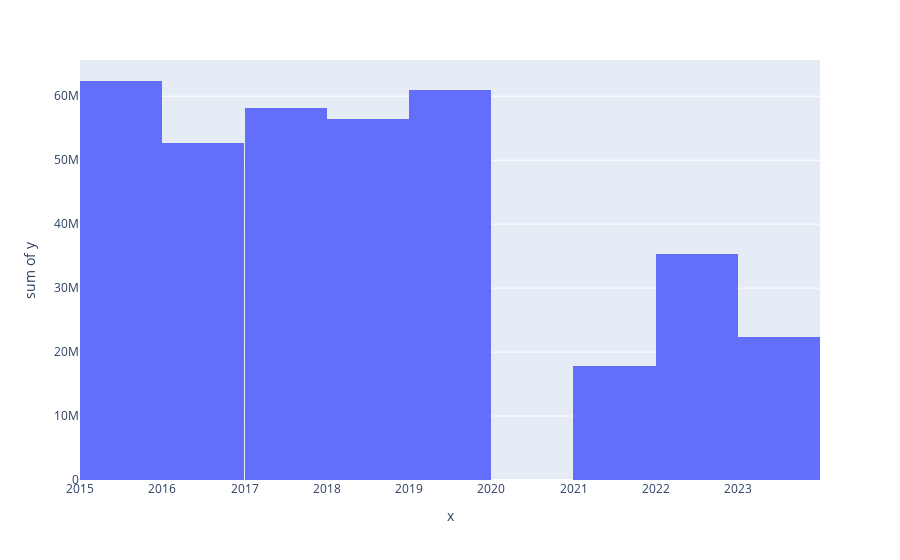

Notebook code cell kept with this figure:
### Code cell
px.histogram(x = test2['date_sortie'],y= test2['totalentrees'])
